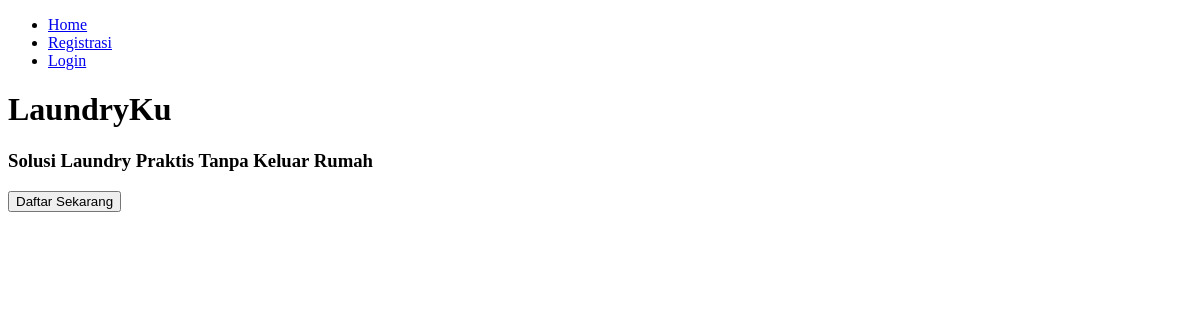
Before: / with the older database file.
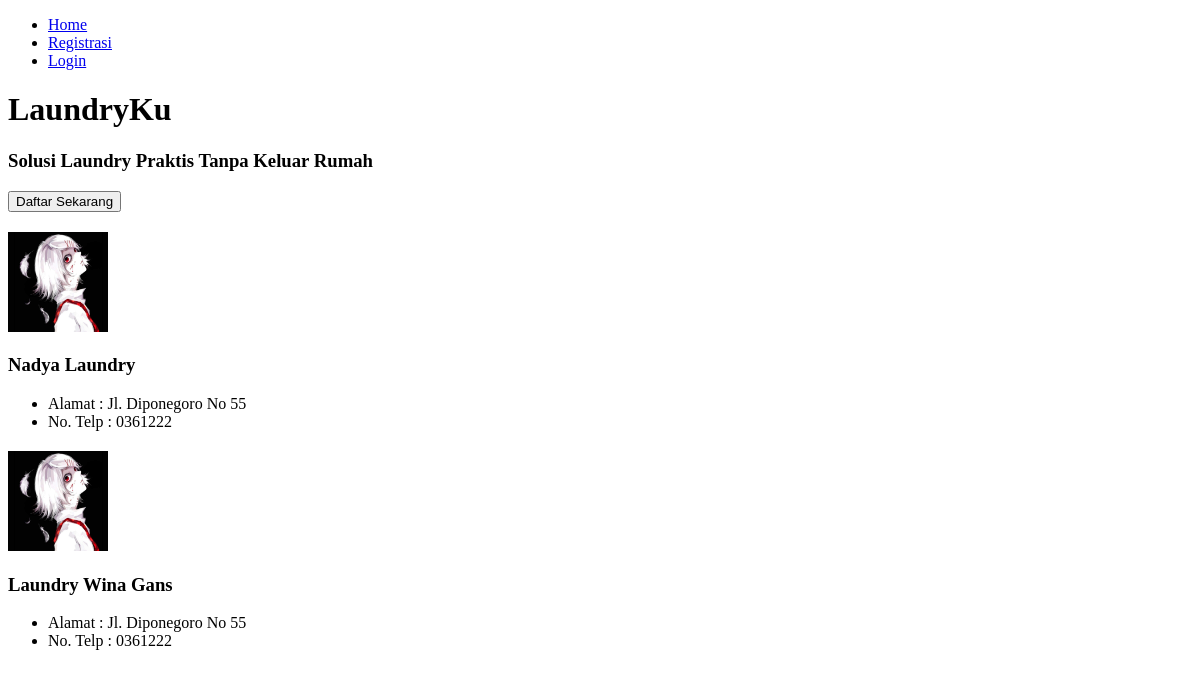
After: the same page with the newer database file.
### tables this page shows
CREATE TABLE `agen` (
  `id_agen` int(11) NOT NULL,
  `nama_laundry` varchar(30) DEFAULT NULL,
  `nama_pemilik` varchar(30) DEFAULT NULL,
  `telp` varchar(13) DEFAULT NULL,
  `email` varchar(30) DEFAULT NULL,
  `kota` varchar(20) DEFAULT NULL,
  `alamat` varchar(100) DEFAULT NULL,
  `plat_driver` varchar(12) DEFAULT NULL,
  `password` varchar(255) DEFAULT NULL
);

### index.php (the view, shortened to what this page needs)
<!DOCTYPE html>
<html lang="en">
<head>
</head>
<body>
    <div id="header">
        <ul>
            <li><a href="index.php">Home</a></li>
            <li>
                <?php
                    global $connect;
                    if ( isset($_SESSION["login-pelanggan"]) && isset($_SESSION["pelanggan"])){
                        $idPelanggan = $_SESSION["pelanggan"];
                        $data = mysqli_query($connect, "SELECT * FROM pelanggan WHERE id_pelanggan = '$idPelanggan'");
                        $data = mysqli_fetch_assoc($data);
                        $nama = $data["nama"];
                        echo "
                            <a href='pelanggan.php'>$nama</a>
                        ";
                    }else if ( isset($_SESSION["login-admin"]) && isset($_SESSION["admin"])){
                        echo "
                            <a href'admin.php'>Admin</a>
                        ";
                    }else {
                        echo "
                            <a href='registrasi.php'>Registrasi</a>
                        ";
                    }
                ?>
            </li>
            <li>
                <?php
                    if ( isset($_SESSION["login-pelanggan"]) && isset($_SESSION["pelanggan"]) || isset($_SESSION["login-agen"]) && isset($_SESSION["agen"]) || isset($_SESSION["login-admin"]) && isset($_SESSION["admin"]) ){
                        echo "
                            <a href='logout.php'>Logout</a>
                        ";
                    }else {
                        echo "
                            <a href='login.php'>Login</a>
                        ";
                    }
                ?>
            </li>
        </ul>
    </div>
    <div id="body">
        <div class="body">
            <h1>LaundryKu</h1>
            <h3>Solusi Laundry Praktis Tanpa Keluar Rumah</h3>
            <?php if ( isset($_SESSION["login-pelanggan"]) && isset($_SESSION["pelanggan"]) ) : ?>
                <div>
                    <form action="" method="post">
                        <input type="text" name="keyword" placeholder="Kota / Kabupaten" />
                        <button type="submit" name="cari">CARI</button>
                    </form>
                </div>
                <ul>
                    <li><button type="button"><a href="pelanggan.php">Profil Saya</a></button></li>
                    <li><button type="button"><a href="status-cucian.php">Status Cucian</a></button></li>
                    <li><button type="button"><a href="riwayat-transaksi.php">Riwayat Transaksi</a></button></li>
                </ul>
            <?php else : ?>
                <a href='registrasi-pelanggan.php'><button type='button'>Daftar Sekarang</button></a>
            <?php endif ?>
        </div>
        </div>
        <div class="body">
            <?php
                $agen = mysqli_query($connect, "SELECT * FROM agen");
                foreach ( $agen as $dataAgen) :
            ?>
            <div style="margin-top:20px" class="agen">
                <div><img src="files/laundryku.jpg" width=100 height=100 alt="foto"></div>
                <h3><?= $dataAgen["nama_laundry"] ?></h3>
                <div>
                    <ul>
                        <li>Alamat : <?= $dataAgen["alamat"] ?></li>
                        <li>No. Telp : <?= $dataAgen["telp"] ?></li>
                    </ul>
                </div>
            </div>
            <?php endforeach; ?>
        </div>
</body>
</html>

Changed rows visible on the page:
added agen: nama_laundry "Nadya Laundry", alamat "Jl. Diponegoro No 55", telp "0361222"
added agen: nama_laundry "Laundry Wina Gans", alamat "Jl. Diponegoro No 55", telp "0361222"
